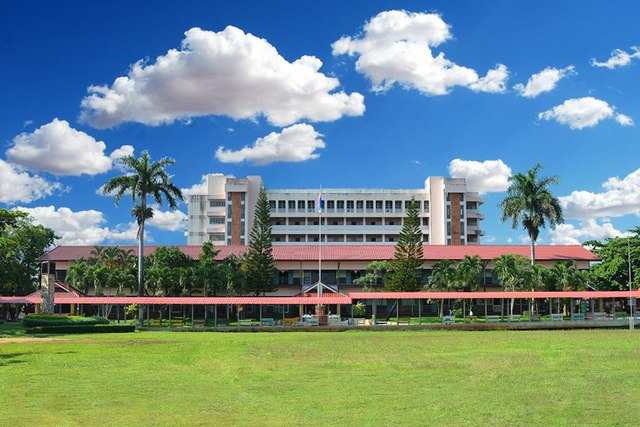
#> input picture Python_opencv_egitimi/resim.jpg, 640 x 427 px, found by its file name
$ python 11_histogram.py
#> lines starting #> are read from the running program, lines starting #| are printed output that depends on the picture
import cv2 as cv
import numpy as np
from matplotlib import pyplot as plt

def custom_hist(gray):
    h, w = gray.shape
    hist = np.zeros([256], dtype=np.int32)
    for row in range(h):
        for col in range(w):
            pv = gray[row, col]
            hist[pv] += 1

    y_pos = np.arange(0, 256, 1, dtype=np.int32)
    plt.bar(y_pos, hist, align='center', color='r', alpha=0.5)
    plt.xticks(y_pos, y_pos)
    plt.ylabel('Frequency')
    plt.title('Histogram')
    plt.show()

# Görüntüyü okuyup gri tonlamalı hale getirme
src = cv.imread(r"C:\Users\yunus\Downloads\resim.jpg")
#> src is the input picture: shape (427, 640, 3); mean B, G, R 139.4, 138.8, 111.2
gray = cv.cvtColor(src, cv.COLOR_BGR2GRAY)
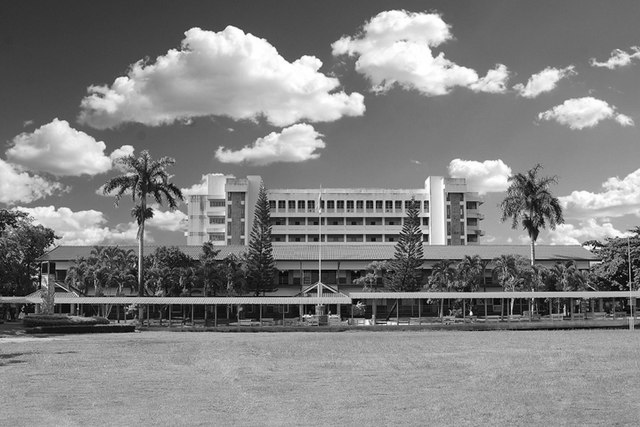
#> gray: shape (427, 640); min 0, max 255, mean 130.6

# Görüntüyü gösterme
cv.namedWindow("input", cv.WINDOW_AUTOSIZE)
cv.imshow("input", src)
cv.waitKey(0)

# Histogramı oluşturma ve gösterme
custom_hist(gray)
#> after the loop in custom_hist, `for row in range(h):`: hist = 256 values, max 3342 at index 158, min 6 at index 0, mean 1067.5
#> in custom_hist, `plt.show()`:
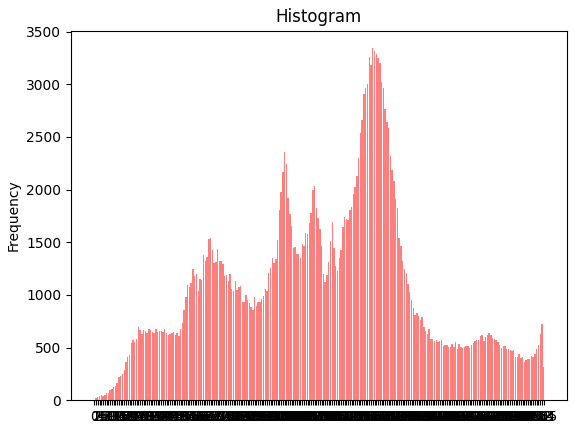
#> figure drawn by matplotlib, 1 panel; tallest bar 3342 high, from x = 157.6 to 158.4

# Gri tonlamalı görüntüyü gösterme
cv.imshow("gray", gray)
cv.waitKey(0)
cv.destroyAllWindows()

$ run again, with Python_opencv_egitimi/sivilce.jpg copied over Python_opencv_egitimi/resim.jpg
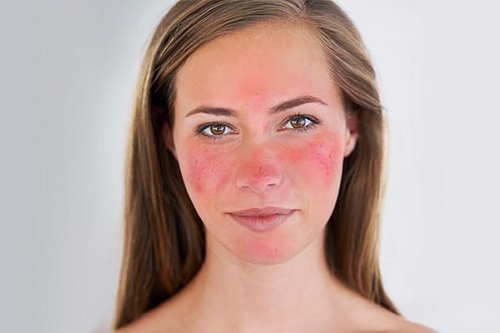
#> input picture Python_opencv_egitimi/sivilce.jpg, 500 x 333 px, found by its file name
#> src is the input picture: shape (333, 500, 3); mean B, G, R 161.4, 166.7, 190.6
#> `gray = cv.cvtColor(src, cv.COLOR_BGR2GRAY)`:
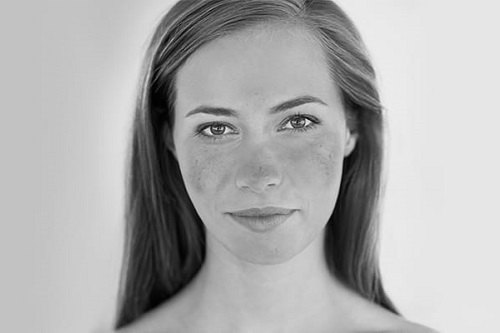
#> gray: shape (333, 500); min 0, max 244, mean 173.3
#> after the loop in custom_hist, `for row in range(h):`: hist = 256 values, max 23822 at index 230, min 0 at index 240, mean 650.4
#> in custom_hist, `plt.show()`:
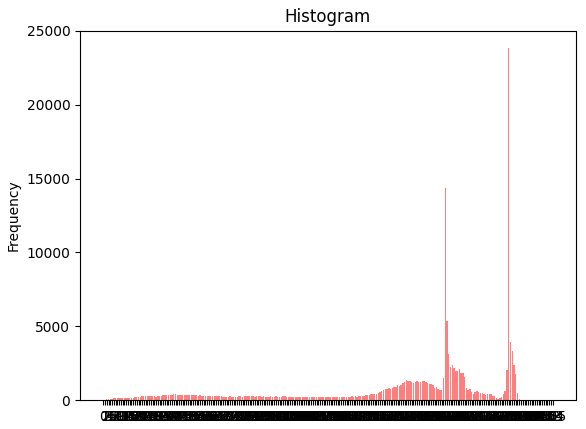
#> figure drawn by matplotlib, 1 panel; tallest bar 23822 high, from x = 229.6 to 230.4
